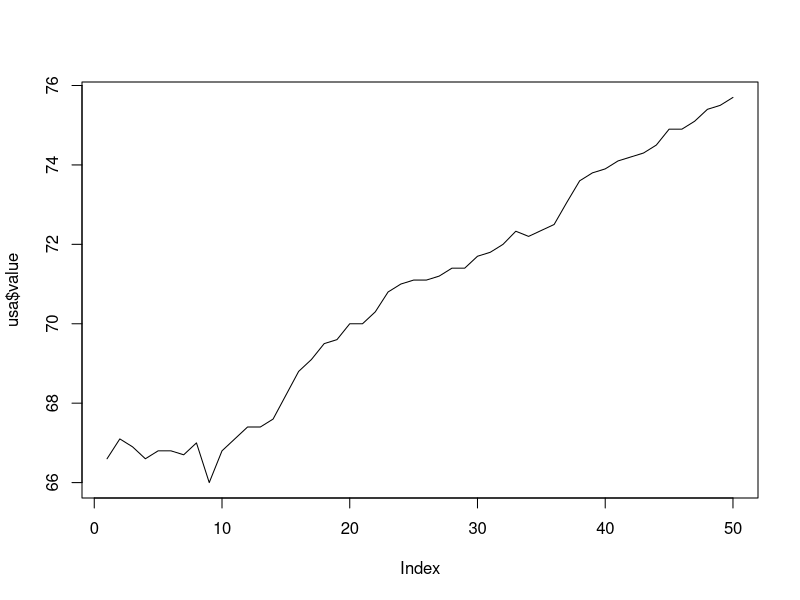
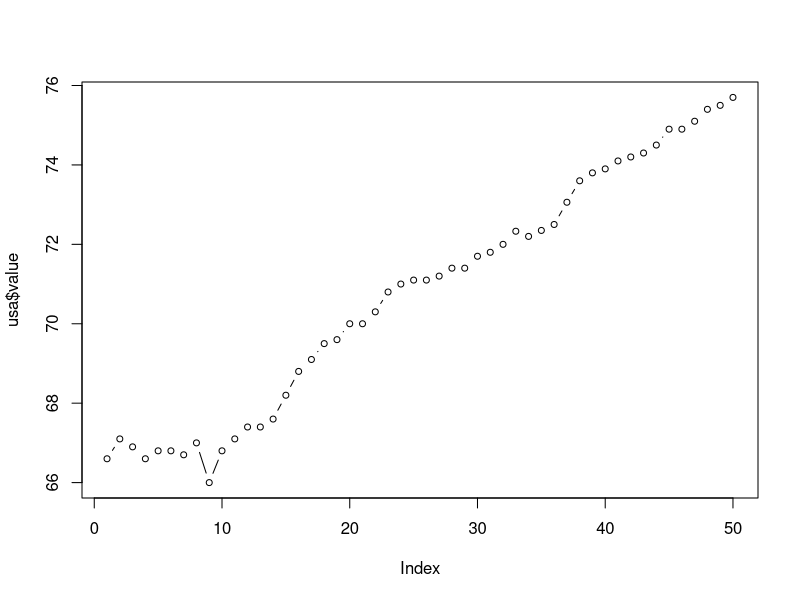
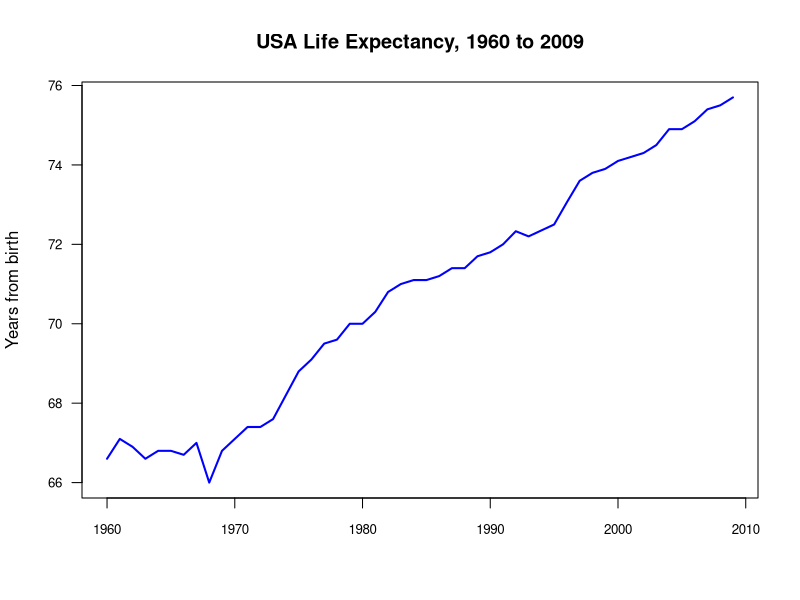
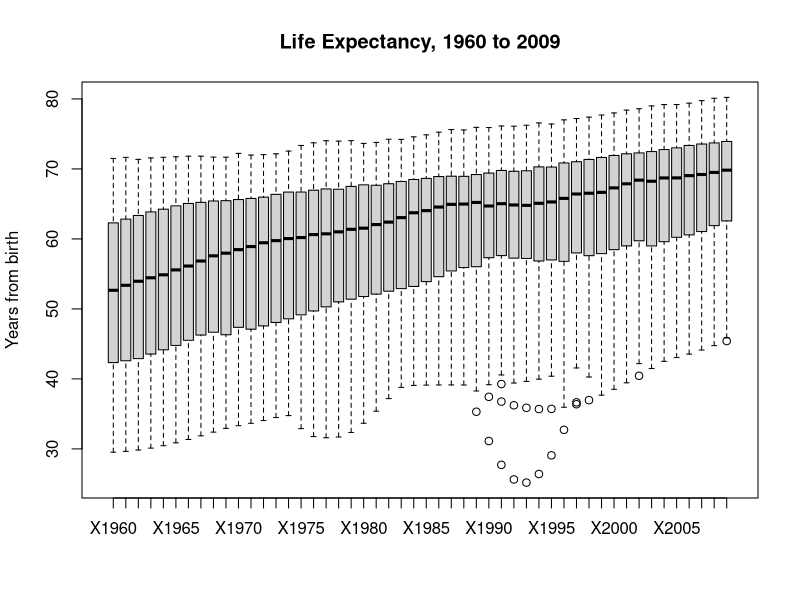
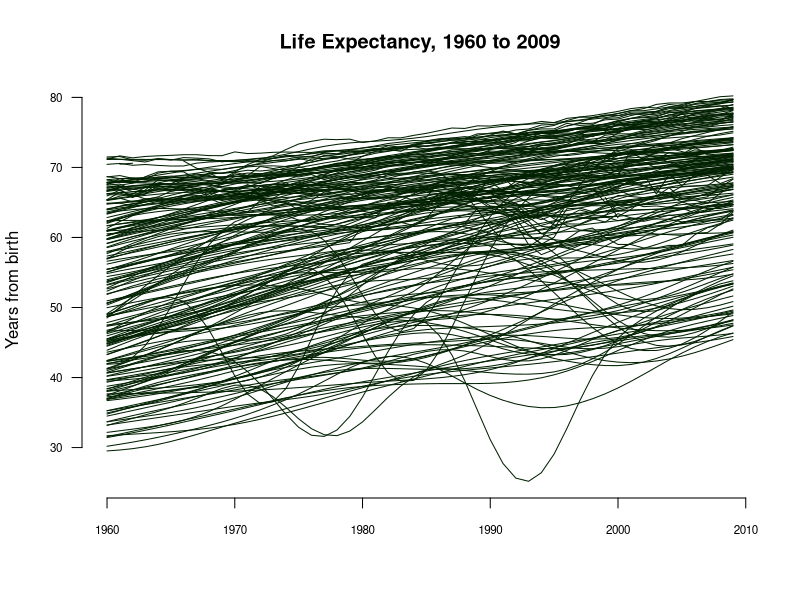
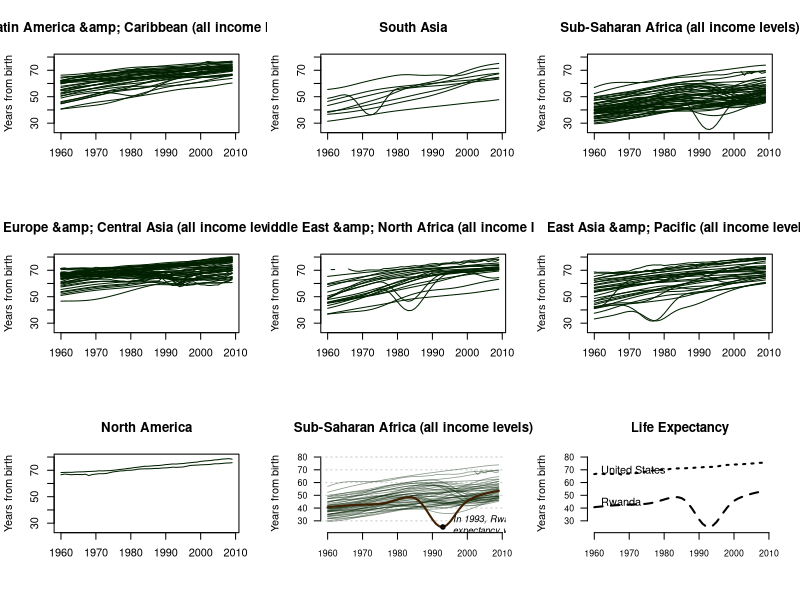
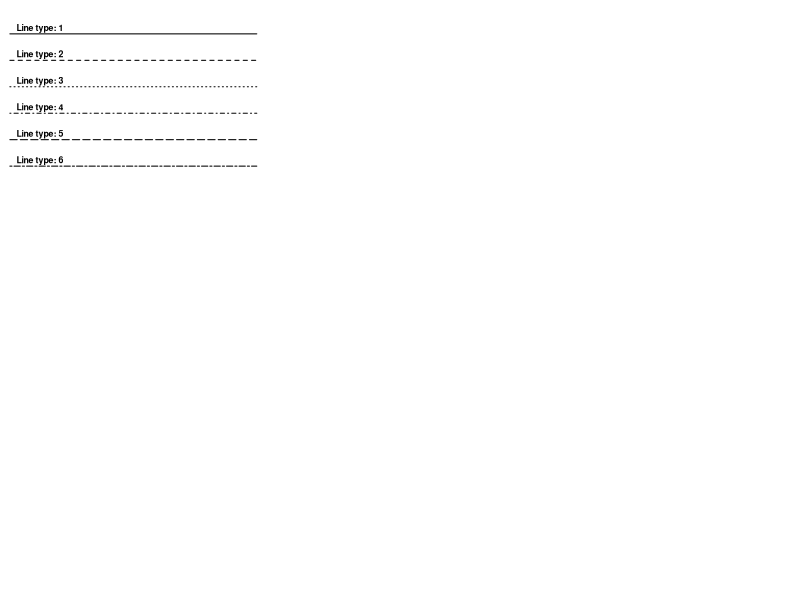

The R source for these figures, in order:
#####
#
# How to Make a Line Graph
#
#####


#
# Load data
#

life <- read.csv("data/life-expectancy-cleaned.csv", stringsAsFactors=FALSE)

#install.packages("reshape")
library(reshape)
life2 <- melt(life, id=c("Country.Name", "Country.Code"))


#
# Default line plot
#

usa <- subset(life2, Country.Code == "USA")
usa <- usa[order(usa$variable, decreasing=FALSE),]
plot(usa$value, type="l")


#
# Quick changes
#

# Dots and lines
plot(usa$value, type="b", cex=0.8)

# Add x-value (years)
plot(1960:2009, usa$value, type="l", main="USA Life Expectancy, 1960 to 2009", ylab="Years from birth", xlab="", las=1, col="blue", lwd=2, cex.axis=0.8)


#
# Multiple lines
#

# Default (Nope.)
plot(life2[,c(-1,-2)], type="l", main="Life Expectancy, 1960 to 2009", ylab="Years from birth", xlab="")

# Try that again
plot(0, 0, type="n", xlim=c(1960, 2009), ylim=c(25, 80), main="Life Expectancy, 1960 to 2009", ylab="Years from birth", xlab="", las=1, lwd=2, bty="n", cex.axis=0.7)
codes <- unique(life2$Country.Code)
for (i in 1:length(codes)) {
	currCountry <- subset(life2, Country.Code == codes[i])
	currCountry <- currCountry[order(currCountry$variable, decreasing=FALSE),]
	# lines(1960:2009, currCountry$value)
	lines(1960:2009, currCountry$value, col="#002000")
}


# Multiple plots
countries <- read.csv("data/country-regions.csv", stringsAsFactors=FALSE)
life3 <- merge(life2, countries[,c("CountryCode", "RegionName")], by.x="Country.Code", by.y="CountryCode")
regions <- unique(life3$RegionName)
par(mfrow=c(3,3))
for (i in 1:length(regions)) {
	currRegion <- subset(life3, RegionName == regions[i])
	
	# Draw plot for region
	plot(0, 0, type="n", xlim=c(1960, 2009), ylim=c(25, 80), main=regions[i], ylab="Years from birth", xlab="")
	codes <- unique(currRegion$Country.Code)
	for (j in 1:length(codes)) {
		currCountry <- subset(currRegion, Country.Code == codes[j])
		currCountry <- currCountry[order(currCountry$variable, decreasing=FALSE),]
		lines(1960:2009, currCountry$value, col="#002000")
	}
}





#
# Adjust
#


# Line width + Transparency + Grid lines
regionName <- "Sub-Saharan Africa (all income levels)"
currRegion <- subset(life3, RegionName == regionName)
plot(0, 0, type="n", xlim=c(1960, 2009), ylim=c(23, 80), main=regionName, ylab="Years from birth", xlab="", las=1, lwd=2, bty="n", cex.axis=0.8)
grid(NA, NULL, lwd=1.2)
codes <- unique(currRegion$Country.Code)
for (j in 1:length(codes)) {
	currCountry <- subset(currRegion, Country.Code == codes[j])
	currCountry <- currCountry[order(currCountry$variable, decreasing=FALSE),]
	lines(1960:2009, currCountry$value, col="#00200070", lwd=0.8)
}

# Make Rwanda line more obvious
currCountry <- subset(currRegion, Country.Code == "RWA")
currCountry <- currCountry[order(currCountry$variable, decreasing=FALSE),]
lines(1960:2009, currCountry$value, col="#402000", lwd=2)

# Annotate
text(1993 + 0.9, min(currCountry$value)-0.4, "In 1993, Rwanda's average life\nexpectancy was 25 years.", cex=0.85, font=3, pos=4)
symbols(1993, min(currCountry$value), circles=0.5, inches=FALSE, add=TRUE, lwd=2)


# Line type
plot(0, 0, type="n", xlim=c(1960, 2009), ylim=c(23, 80), main="Life Expectancy", ylab="Years from birth", xlab="", las=1, lwd=2, bty="n", cex.axis=0.8)
text(1960, 44, "Rwanda", pos=4)
lines(1960:2009, currCountry$value, col="#000000", lwd=2, lty=2)
text(1960, 69, "United States", pos=4)
lines(1960:2009, usa$value, col="#000000", lwd=2, lty=3)


# Line types for reference
par(mar=c(0,0,0,0))
plot(0, 0, xlim=c(0,1), ylim=c(-1,6), type="n", axes=FALSE)
for (i in 1:6) {
	lines(c(0,1), c(6-i,6-i), lty=i)
	text(0, 6-i+0.2, paste("Line type: ", i, sep=""), pos=4, cex=0.8, font=2)
}
